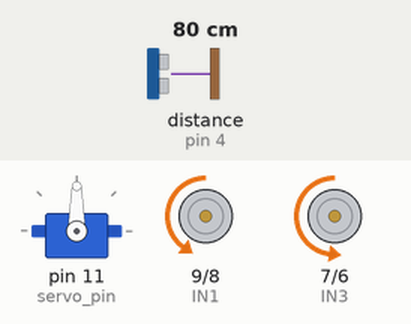
This sketch was run on a simulated Arduino Uno, built with avr-gcc and run on an emulated ATmega328P. Shown: servo, motor-driver pin pairs drawn as motors (green arrow = first pin HIGH = forward, orange = second pin HIGH = backward, longer = more drive, scaled by the enable pin). Wiring (inferred from the names in the program): ultrasonic range finder: trigger pin 10; echo pin 4. Inputs (shaded band) come from the test bench; at power-on: distance to the obstacle (sensor on pin 4) 80 cm. The echo pulse lasts 58.3 µs per cm; what the sketch prints to the serial monitor is not drawn.

Above: at 1.2 s.
1.3 s: distance to the obstacle (sensor on pin 4) set to 44 cm
2.8 s: distance to the obstacle (sensor on pin 4) set to 38 cm
At 4.7 s:
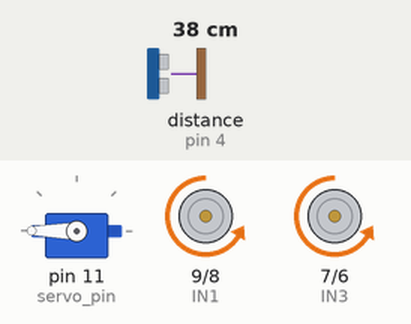
5.8 s: distance to the obstacle (sensor on pin 4) set to 45 cm
7.3 s: distance to the obstacle (sensor on pin 4) set to 54 cm
At 7.7 s:
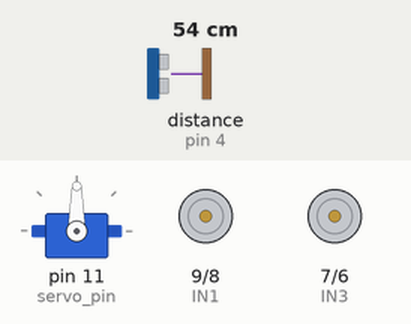
9.5 s: distance to the obstacle (sensor on pin 4) set to 2 cm
At 11.0 s:
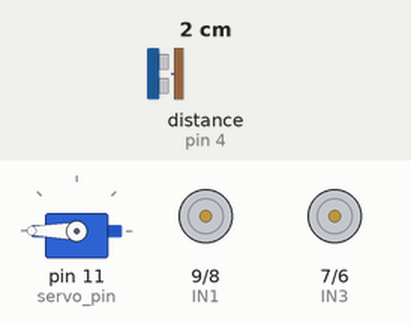
12.5 s: distance to the obstacle (sensor on pin 4) set to 60 cm
At 13.11 s:
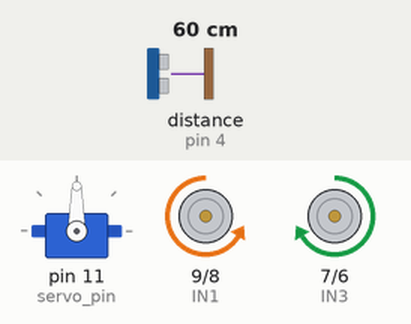
Timing chart, 0 to 15.5 s (numbered marks = the images above; inputs shaded):
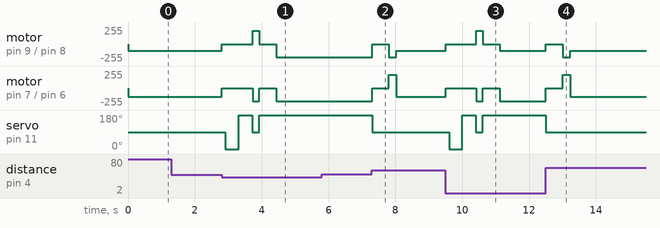

Measured:
- the behaviour switches between 41 and 40 cm on distance to the obstacle (sensor on pin 4) (found by bisection; images 0 and 1)
- the behaviour switches between 49 and 50 cm on distance to the obstacle (sensor on pin 4) (found by bisection; images 1 and 2)
- after the input at 2.8 s, motor on pin 9 (IN1) / pin 8 (IN2): backward 100/255 → stopped at once, → forward 200/255 0.92 s later, → stopped 0.20 s later, → backward 200/255 0.50 s later; motor on pin 7 (IN3) / pin 6 (IN4): backward 130/255 → stopped at once, → backward 200/255 0.92 s later, → stopped 0.20 s later, → backward 200/255 0.50 s later
- after the input at 7.3 s, motor on pin 9 (IN1) / pin 8 (IN2): backward 200/255 → stopped at once, → backward 200/255 0.50 s later, → backward 100/255 0.22 s later; motor on pin 7 (IN3) / pin 6 (IN4): backward 200/255 → stopped at once, → forward 200/255 0.50 s later, → backward 130/255 0.22 s later; servo on pin 11 (servo_pin): 180° → 90° at once
- after the input at 9.5 s, motor on pin 9 (IN1) / pin 8 (IN2): backward 100/255 → stopped at once, → forward 200/255 0.92 s later, → stopped 0.20 s later, → backward 100/255 0.50 s later; motor on pin 7 (IN3) / pin 6 (IN4): backward 130/255 → stopped at once, → backward 200/255 0.92 s later, → stopped 0.20 s later, → backward 200/255 0.50 s later
- after the input at 12.5 s, motor on pin 9 (IN1) / pin 8 (IN2): backward 100/255 → stopped at once, → backward 200/255 0.50 s later, → backward 100/255 0.22 s later; motor on pin 7 (IN3) / pin 6 (IN4): backward 200/255 → stopped at once, → forward 200/255 0.50 s later, → backward 130/255 0.22 s later; servo on pin 11 (servo_pin): 180° → 90° at once

The sketch:

new_car.ino
```cpp
#include <Servo.h> // disable pwm ~ on 10 11
#include <SoftwareSerial.h> // Import SoftwareSerial library
#define ECHO_PIN 4// Define ulrasonic echo
#define TRIG_PIN 10 // Define ultrasonic trig
#define servo_pin 11//define servo pin

// Motor A Pins // Left Motor Pins
#define ENA 3 // Connect ENA to pin 3
#define IN1 9 // Connect IN1 to pin 9
#define IN2 8 // Connect IN2 to pin 8

// Motor B Pins // Right Motor Pins
#define ENB 5 // Connect ENB to pin 5
#define IN3 7 // Connect IN3 to pin 7
#define IN4 6 // Connect IN4 to pin 6

Servo myservo;

int SpeedRR = 200; // Variable to store the car speed (PWM)
int SpeedLR = 200;
int SpeedL = 100;
int SpeedR = 130;

long t; // Variable to hold the time
int distance; // Variable to hold the distance
int right_distance; // Variable to hold the distance
int left_distance; // Variable to hold the distance

 void Motors (char d){
  switch(d){

    case 'f': // Motor A // Move Left Motor
              digitalWrite(IN1, HIGH); // Set IN1 to HIGH
              digitalWrite(IN2, LOW); // Set IN2 to LOW
              analogWrite(ENA, SpeedL); // Set motor A speed

              // Motor B // Move Right Motor
              digitalWrite(IN3, HIGH); // Set IN3 to HIGH
              digitalWrite(IN4, LOW); // Set IN4 to LOW
              analogWrite(ENB, SpeedR); // Set motor B speed
              break;
    case 'r': // Motor A // Move Left Motor
              digitalWrite(IN1, HIGH); // Set IN1 to HIGH
              digitalWrite(IN2, LOW); // Set IN2 to LOW
              analogWrite(ENA, SpeedL); // Set motor A speed

              // Motor B // Stop Right Motor
              digitalWrite(IN3, LOW); // Set IN3 to LOW
              digitalWrite(IN4, LOW); // Set IN4 to LOW
              analogWrite(ENB, 0); // Set motor B speed to 0
              break;
    case 'l': // Motor A // Stop Left Motor
              digitalWrite(IN1, LOW); // Set IN1 to LOW
              digitalWrite(IN2, LOW); // Set IN2 to LOW
              analogWrite(ENA, 0); // Set motor A speed to 0

              // Motor B // Move Right Motor
              digitalWrite(IN3, HIGH); // Set IN3 to HIGH
              digitalWrite(IN4, LOW); // Set IN4 to LOW
              analogWrite(ENB, SpeedR); // Set motor B speed
    case 's': // Motor A // Stop Left Motor
              digitalWrite(IN1, LOW); // Set IN1 to LOW
              digitalWrite(IN2, LOW); // Set IN2 to LOW
              analogWrite(ENA, 0); // Set motor A speed to 0

              // Motor B // Stop Right Motor
              digitalWrite(IN3, LOW); // Set IN3 to LOW
              digitalWrite(IN4, LOW); // Set IN4 to LOW
              analogWrite(ENB, 0); // Set motor B speed to 0
             break;
    case 'b': // Motor A // Move Left Motor in Reverse
              digitalWrite(IN1, LOW); // Set IN1 to LOW
              digitalWrite(IN2, HIGH); // Set IN2 to HIGH
              analogWrite(ENA, SpeedL); // Set motor A speed

              // Motor B // Move Right Motor in Reverse
              digitalWrite(IN3, LOW); // Set IN3 to LOW
              digitalWrite(IN4, HIGH); // Set IN4 to HIGH
              analogWrite(ENB, SpeedR); // Set motor B speed
              break;
    case 'L': // it means back left

              break;
    case 'R': // it means back right

              break;
    case 't': digitalWrite(IN1, LOW); // Set IN1 to LOW
              digitalWrite(IN2, HIGH); // Set IN2 to HIGH
              analogWrite(ENA, SpeedLR); // Set motor A speed
              // Motor B // Move Right Motor
              digitalWrite(IN3, HIGH); // Set IN3 to HIGH
              digitalWrite(IN4, LOW); // Set IN4 to LOW
              analogWrite(ENB, SpeedRR); // Set motor B speed
              break;
    case 'm': // Motor A // Move Right Motor
              digitalWrite(IN1, HIGH); // Set IN3 to HIGH
              digitalWrite(IN2, LOW); // Set IN4 to LOW
              analogWrite(ENA, SpeedLR); // Set motor B speed
              // Motor B // Move Right Motor
              digitalWrite(IN3, LOW); // Set IN3 to HIGH
              digitalWrite(IN4, HIGH); // Set IN4 to LOW
              analogWrite(ENB, SpeedRR); // Set motor B speed
              break;
  }
 }
 void setup(){
  Serial.begin(9600); // Start PC serial at 9600bps
  // attaches the servo on pin 10 to the servo object
  myservo.attach(servo_pin);
  myservo.write(90);
  pinMode(TRIG_PIN, OUTPUT); // Set TRIG_PIN as an output
  pinMode(ECHO_PIN, INPUT); // Set ECHO_PIN as an input
  pinMode(ENA, OUTPUT); // Set ENA pin as output
  pinMode(ENB, OUTPUT); // Set ENB pin as output
  pinMode(IN1, OUTPUT); // Set IN1 pin as output
  pinMode(IN2, OUTPUT); // Set IN2 pin as output
  pinMode(IN3, OUTPUT); // Set IN3 pin as output
  pinMode(IN4, OUTPUT); // Set IN4 pin as output
 }


 void loop(){
  //myservo.write(90);
  //delay(600);
  distance = calculate_distance(); // Calculate the distance
  Serial.println(distance); // Print the distance
  while(distance >=40)
  {
    Motors('b');
    distance = calculate_distance();
    Serial.println(distance);
  }
  Motors('s');
  delay(100);
  myservo.write(0);
  delay(400);
  right_distance = calculate_distance();
  Serial.println("right :");
  Serial.println(right_distance);
  myservo.write(180);
  delay(400);
  left_distance = calculate_distance();
  Serial.println("left :");
  Serial.println(left_distance);
  myservo.write(90);
  delay(15);
  //to go right
  if(left_distance<=right_distance)
  {
    // rotate r
    Motors('m');
    delay(200);
    myservo.write(180);
    Motors('s');
    delay(500);
    distance = calculate_distance();
    Serial.println(distance);
    Motors('b');
    delay(300);
    while(distance<50 )
    {
      Motors('b');
      distance = calculate_distance();
      Serial.println(distance);
    }
    myservo.write(90);
    Motors('s');
    delay(500);
    Motors('t');
    delay(220);
  }
  //to go left
  else
  {
    Motors('t');
    delay(220);
    myservo.write(0);
    Motors('s');
    delay(500);
    distance = calculate_distance();
    Serial.println(distance);
    Motors('b');
    delay(300);
    while(distance<50)
    {
      Motors('b');
      distance = calculate_distance();
      Serial.println(distance);
    }
    myservo.write(90);
    Motors('s');
    delay(500);
    Motors('m');
    delay(200);
  }
 }

 int calculate_distance(){
  digitalWrite(TRIG_PIN, LOW); // Make sure that TRIG_PIN is LOW
  delayMicroseconds(2); // for just 2 microseconds
  digitalWrite(TRIG_PIN, HIGH); // Set the TRIG_PIN to HIGH
  delayMicroseconds(10); // for 10 microseconds
  digitalWrite(TRIG_PIN, LOW); // Set the TRIG_PIN to LOW
  t = pulseIn(ECHO_PIN, HIGH); // Return the length of pulse in microseconds
  return (0.5 * t * 0.0343); // Return the distance (D = 0.5T * S)
}
```
